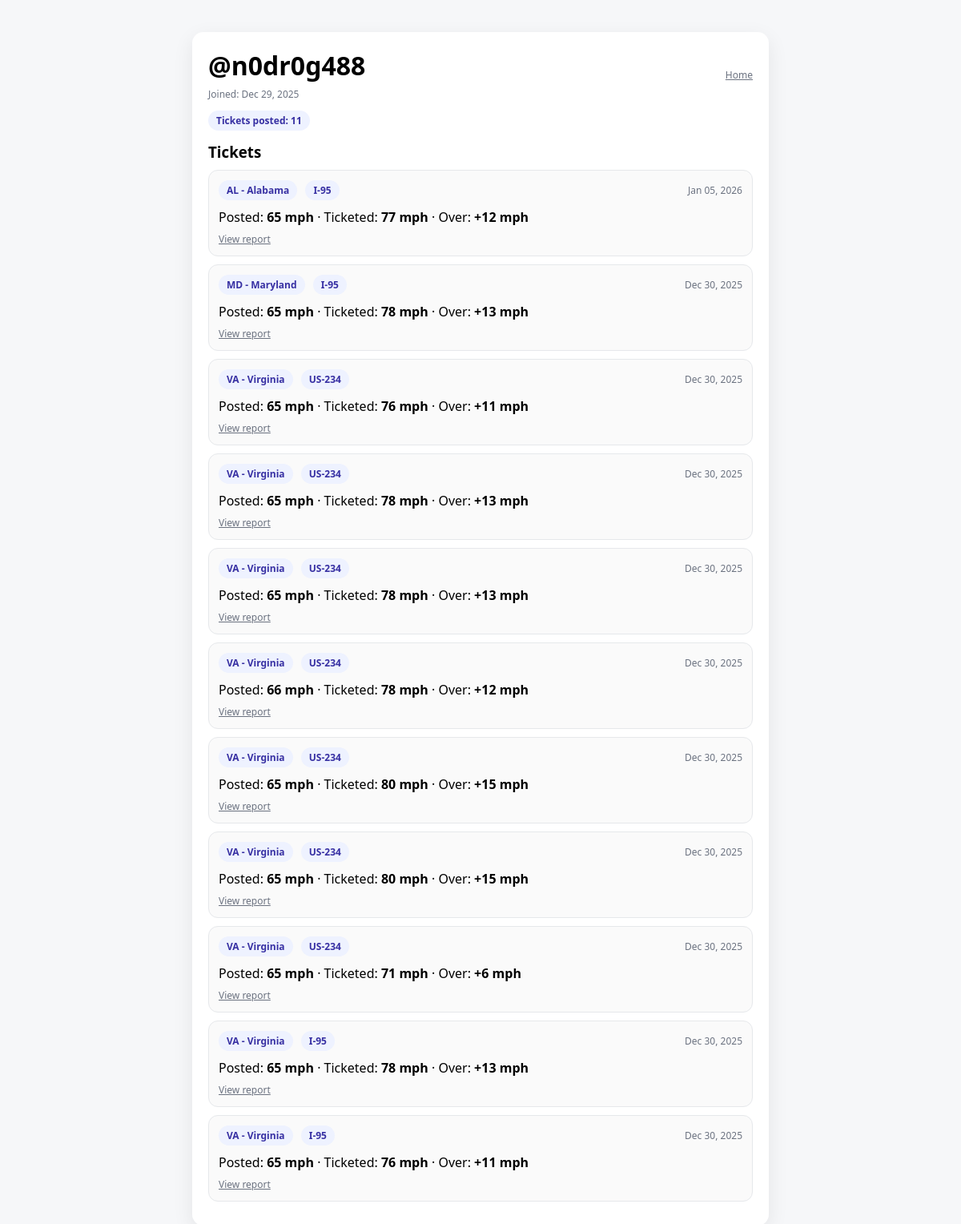
The app's page /u/n0dr0g488 with its own data.
### models.py (models this page shows, shortened)
class User(UserMixin, db.Model):
    __tablename__ = "users"
    id = db.Column(db.Integer, primary_key=True)
    email = db.Column(db.String(255), unique=True, nullable=False, index=True)
    username = db.Column(db.String(20), unique=True, nullable=False, index=True)
    password_hash = db.Column(db.String(255), nullable=False)
    created_at = db.Column(db.DateTime, nullable=False, default=datetime.utcnow, index=True)
    reset_req_window_start = db.Column(db.DateTime, nullable=True)
    reset_req_count = db.Column(db.Integer, nullable=True)
    reports = db.relationship("SpeedReport", backref="user", lazy=True)

class SpeedReport(db.Model):
    __tablename__ = "speed_reports"
    id = db.Column(db.Integer, primary_key=True)
    user_id = db.Column(db.Integer, db.ForeignKey("users.id"), nullable=True, index=True)
    state = db.Column(db.String(100), nullable=False)
    road_name = db.Column(db.String(200), nullable=False)
    road_key = db.Column(db.String(200), nullable=False, index=True)
    posted_speed = db.Column(db.Integer, nullable=False, index=True)
    ticketed_speed = db.Column(db.Integer, nullable=False)
    notes = db.Column(db.Text, nullable=True)
    created_at = db.Column(db.DateTime, nullable=False, default=datetime.utcnow, index=True)

### app.py (the view)
    @app.get("/u/<username>")
    def profile(username: str):
        u = User.query.filter_by(username=username.strip().lower()).first_or_404()
        reports = (
            SpeedReport.query.filter(SpeedReport.user_id == u.id)
            .order_by(SpeedReport.created_at.desc())
            .limit(50)
            .all()
        )
        return render_template(
            "profile.html",
            profile_user=u,
            reports=reports,
            ticket_count=len(reports),
        )

### app.py (called while the page is built, shortened)
def format_road_bucket(road_key: str) -> str:
    if not road_key:
        return ""
    k = road_key.strip().lower()
    dir_suffix = ""
    m_dir = re.search(r"-(nb|sb|eb|wb)$", k)
    if m_dir:
        dir_suffix = " " + m_dir.group(1).upper()
        k = k[: -(len(m_dir.group(0)))]  # remove "-nb"
    m = re.fullmatch(r"i(\d{1,3})", k)
    if m:
        return f"I-{m.group(1)}{dir_suffix}"
    m = re.fullmatch(r"us(\d{1,3})", k)
    if m:
        return f"US-{m.group(1)}{dir_suffix}"

def column_exists(table_name: str, column_name: str) -> bool:
    engine = db.engine
    dialect = engine.dialect.name
    if dialect == "sqlite":
        rows = db.session.execute(text(f"PRAGMA table_info({table_name})")).fetchall()
        return any(r[1] == column_name for r in rows)

def ensure_schema_patches() -> None:
    if not column_exists("speed_reports", "user_id"):
        db.session.execute(text("ALTER TABLE speed_reports ADD COLUMN user_id INTEGER"))
        db.session.commit()
    if not column_exists("users", "reset_req_window_start"):
        db.session.execute(text("ALTER TABLE users ADD COLUMN reset_req_window_start TIMESTAMP"))
        db.session.commit()
    if not column_exists("users", "reset_req_count"):
        db.session.execute(text("ALTER TABLE users ADD COLUMN reset_req_count INTEGER"))
        db.session.commit()

### templates/profile.html (shortened to what this page needs)
<!doctype html>
<html lang="en">
<head>
</head>
<body>
  <div class="wrap">
    <div class="card">
      <div class="row">
        <div>
          <h1 style="margin:0;">@{{ profile_user.username }}</h1>
          <div class="subtle" style="margin-top:6px;">
            Joined: {{ profile_user.created_at.strftime("%b %d, %Y") }}
          </div>
        </div>
        <div class="subtle">
          <a href="{{ url_for('home') }}">Home</a>
        </div>
      </div>
      <div style="margin-top:12px;">
        <span class="pill">Tickets posted: {{ ticket_count }}</span>
      </div>
      <div class="list">
        <h3 style="margin: 14px 0 10px;">Tickets</h3>
        {% if reports %}
          {% for r in reports %}
            <div class="item">
              <div class="row">
                <div>
                  <span class="pill">{{ r.state }}</span>
                  <span class="pill">{{ format_road_bucket(r.road_key) }}</span>
                </div>
                <div class="subtle">{{ r.created_at.strftime("%b %d, %Y") }}</div>
              </div>
              <div style="margin-top:10px;">
                Posted: <strong>{{ r.posted_speed }} mph</strong> ·
                Ticketed: <strong>{{ r.ticketed_speed }} mph</strong> ·
                Over: <strong>+{{ (r.ticketed_speed - r.posted_speed) }} mph</strong>
              </div>
              <div class="subtle" style="margin-top:8px;">
                <a href="{{ url_for('result', report_id=r.id) }}">View report</a>
              </div>
            </div>
          {% endfor %}
        {% else %}
          <div class="subtle">No tickets posted yet.</div>
        {% endif %}
      </div>
    </div>
  </div>
</body>
</html>

### templates/profile.html (style rules this page uses)
body { font-family: system-ui, -apple-system, Segoe UI, Roboto, Arial, sans-serif; margin: 0; background: #f6f7f9; }
.wrap { max-width: 720px; margin: 40px auto; padding: 0 16px; }
.card { background: #fff; border-radius: 14px; padding: 20px; box-shadow: 0 8px 26px rgba(0,0,0,.08); }
.subtle { color:#6b7280; font-size:12px; }
.pill { display:inline-block; padding:4px 10px; border-radius:999px; background:#eef2ff; color:#3730a3; font-size:12px; font-weight:700; margin-right:6px; }
.row { display:flex; justify-content:space-between; gap:12px; align-items:center; flex-wrap:wrap; }
.list { margin-top: 14px; }
.item { border: 1px solid #e6e8eb; border-radius: 12px; padding: 12px; background:#fafafa; margin-bottom: 10px; }
a { color: inherit; }

### records on screen
User: username "n0dr0g488", created_at "Dec 29, 2025"
SpeedReport: state "AL - Alabama", road_key "I-95", created_at "Jan 05, 2026", posted_speed "65", ticketed_speed "77", (r.ticketed_speed-r.posted_speed) "12"
SpeedReport: state "MD - Maryland", road_key "I-95", created_at "Dec 30, 2025", posted_speed "65", ticketed_speed "78", (r.ticketed_speed-r.posted_speed) "13"
SpeedReport: state "VA - Virginia", road_key "US-234", created_at "Dec 30, 2025", posted_speed "65", ticketed_speed "76", (r.ticketed_speed-r.posted_speed) "11"
SpeedReport: state "VA - Virginia", road_key "US-234", created_at "Dec 30, 2025", posted_speed "65", ticketed_speed "78", (r.ticketed_speed-r.posted_speed) "13"
SpeedReport: state "VA - Virginia", road_key "US-234", created_at "Dec 30, 2025", posted_speed "65", ticketed_speed "78", (r.ticketed_speed-r.posted_speed) "13"
SpeedReport: state "VA - Virginia", road_key "US-234", created_at "Dec 30, 2025", posted_speed "66", ticketed_speed "78", (r.ticketed_speed-r.posted_speed) "12"
SpeedReport: state "VA - Virginia", road_key "US-234", created_at "Dec 30, 2025", posted_speed "65", ticketed_speed "80", (r.ticketed_speed-r.posted_speed) "15"
SpeedReport: state "VA - Virginia", road_key "US-234", created_at "Dec 30, 2025", posted_speed "65", ticketed_speed "80", (r.ticketed_speed-r.posted_speed) "15"
SpeedReport: state "VA - Virginia", road_key "US-234", created_at "Dec 30, 2025", posted_speed "65", ticketed_speed "71", (r.ticketed_speed-r.posted_speed) "6"
SpeedReport: state "VA - Virginia", road_key "I-95", created_at "Dec 30, 2025", posted_speed "65", ticketed_speed "78", (r.ticketed_speed-r.posted_speed) "13"
SpeedReport: state "VA - Virginia", road_key "I-95", created_at "Dec 30, 2025", posted_speed "65", ticketed_speed "76", (r.ticketed_speed-r.posted_speed) "11"

### other values on screen
{{ ticket_count }} "11"
